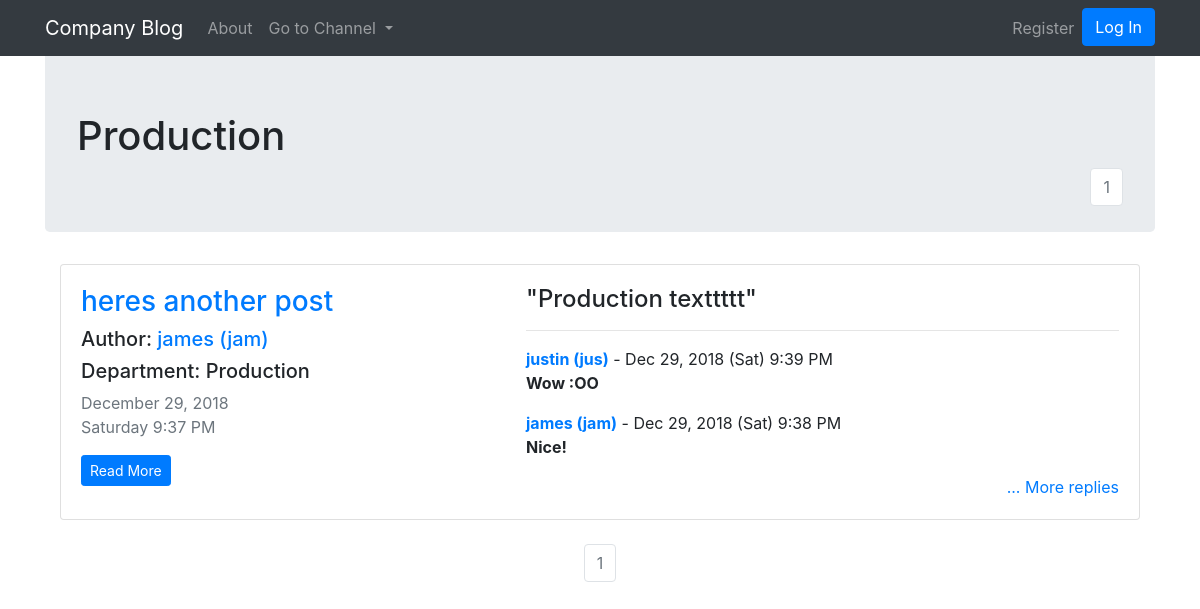
The page /department/Production on the database its author committed.
### blogApp/models.py (models this page shows, shortened)
class Post(db.Model):
    __tablename__ = 'posts'
    users = db.relationship(User)
    id = db.Column(db.Integer, primary_key=True)
    user_id = db.Column(db.Integer, db.ForeignKey('users.id'), nullable=False)
    date = db.Column(db.DateTime, nullable=False, default = datetime.utcnow)
    title = db.Column(db.String(128), nullable=False)
    department = db.Column(db.String(128))
    text = db.Column(db.Text, nullable=False)
    replies = db.relationship('Reply', backref='parent_post', lazy=True)

class User(db.Model, UserMixin):
    __tablename__ = 'users'
    id = db.Column(db.Integer, primary_key = True)
    email = db.Column(db.String(64), unique=True, index=True)
    username = db.Column(db.String(64), unique=True, index=True)
    position = db.Column(db.String(64), index=True)
    password_hash = db.Column(db.String(128))
    posts = db.relationship('Post', backref='author', lazy=True)
    replies = db.relationship('Reply', backref='replier', lazy=True)

class Reply(db.Model):
    posts = db.relationship(Post)
    id = db.Column(db.Integer, primary_key=True)
    post_id = db.Column(db.Integer, db.ForeignKey('posts.id'), nullable=False)
    user_id = db.Column(db.Integer, db.ForeignKey('users.id'), nullable=False)
    date = db.Column(db.DateTime, nullable=False, default = datetime.utcnow)
    text = db.Column(db.Text, nullable=False)

### blogApp/core/views.py (the view)
@core.route('/department/<department>')
def department(department):
	page = request.args.get('page', 1, type=int)
	department_posts = Post.query.filter_by(department=department).order_by(Post.date.desc()).paginate(page=page, per_page=3)
	replies = Reply.query.order_by(Reply.date.desc())
	title = department
	return render_template('department.html', title=title, department_posts=department_posts, replies=replies)

### blogApp/__init__.py (called while the page is built)
@app.context_processor
def inject_departments():
	departments = NewPostForm.departments
	return dict(departments=departments)

@app.context_processor
def inject_current_user():
	return dict(current_user=current_user)

### blogApp/templates/department.html (shortened to what this page needs)
{% extends "base.html" %}
{% block content %}
<div class="jumbotron">
	<h1>{{title}}</h1>
	<nav aria-label="Page navigation example" style="float: right;">
		<ul class="pagination justify-content-center">
			{% for page_num in department_posts.iter_pages(left_edge=1, right_edge=1, left_current=1, right_current=2) %}
			{% if department_posts.page == page_num %}
			<li class="page-item disabled">
				<a class="page-link" href="{{ url_for('core.department', department=title, page=page_num) }}">{{ page_num }}</a></li>
			{% else %}
			<li class="page-item"><a class="page-link" href="{{ url_for('core.department', department=title, page=page_num) }}">{{ page_num }}</a></li>
			{% endif %}
			{% endfor %}
		</ul>
	</nav>
</div>
<div class="container">
	{% if department_posts.items|length == 0 %}
	<h3>... No posts in {{title}} Channel ...</h3>
	{% else %}
	{% for item in department_posts.items %}
	<div class="card" >
		<div class="card-body row">
			<div class="col-md-5">
				<h3><a class="card-title" href="  {{ url_for('posts.view_post', post_id=item.id) }}">{{ item.title }}</a></h3>
				<h5>Author: <a href="{{ url_for('users.user_posts', username=item.author.username) }}">{{ item.author.username }} ({{item.author.position}})</a></h5>
				<h5>Department: {{item.department}}</h5>
				<p class="text-muted">
				    {{ item.date.strftime(' %B %d, %Y') }}<br>
				    {{ item.date.strftime('%A %-I:%M %p') }}
				</p>
				<a href="{{ url_for('posts.view_post', post_id=item.id) }}" class="btn btn-primary btn-sm">Read More</a>
			</div>
			<div class="col-md-7">
				{% if item.text|length < 100 %}
				<h4 class="card-text">"{{ item.text }}"</h4>
				{% else %}
				<h4 class="card-text">"{{ item.text[:100] }}..."</h4>
				{% endif %}
				<hr>
				{% set count = [0] %}
				{% for reply in replies %}
					{% if count[0] < 2 and reply.parent_post.id == item.id %}
						<p>
							<a href="{{ url_for('users.user_posts', username=reply.replier.username) }}"><b>{{reply.replier.username}} ({{reply.replier.position}})</b></a> -
							{{ reply.date.strftime('%b %d, %Y (%a) %-I:%M %p') }}
							<br>
							<b>{{reply.text}}</b>
						</p>
					{% endif %}
				{% endfor %}
				<div align="right">
					<a href="{{ url_for('posts.view_post', post_id=item.id) }}">... More replies</a>
				</div>
			</div>
		</div>
	</div>
	{% endfor %}
	{% endif %}
</div>
<br>
<nav aria-label="Page navigation example"">
	<ul class="pagination justify-content-center">
		{% for page_num in department_posts.iter_pages(left_edge=1, right_edge=1, left_current=1, right_current=2) %}
		{% if department_posts.page == page_num %}
		<li class="page-item disabled">
			<a class="page-link" href="{{ url_for('core.index', page=page_num) }}">{{ page_num }}</a></li>
		{% else %}
		<li class="page-item"><a class="page-link" href="{{ url_for('core.index', page=page_num) }}">{{ page_num }}</a></li>
		{% endif %}
		{% endfor %}
	</ul>
</nav>
{% endblock %}

### rows shown on the page
Post: department "Production", title "heres another post", author.username "james", author.position "jam", date "December 29, 2018", date "Saturday 9:37 PM", text "Production texttttt"
Reply: replier.username "justin", replier.position "jus", date "Dec 29, 2018 (Sat) 9:39 PM", text "Wow :OO"
Reply: replier.username "james", replier.position "jam", date "Dec 29, 2018 (Sat) 9:38 PM", text "Nice!"

### other values the page prints
{{ page_num }} "1"
